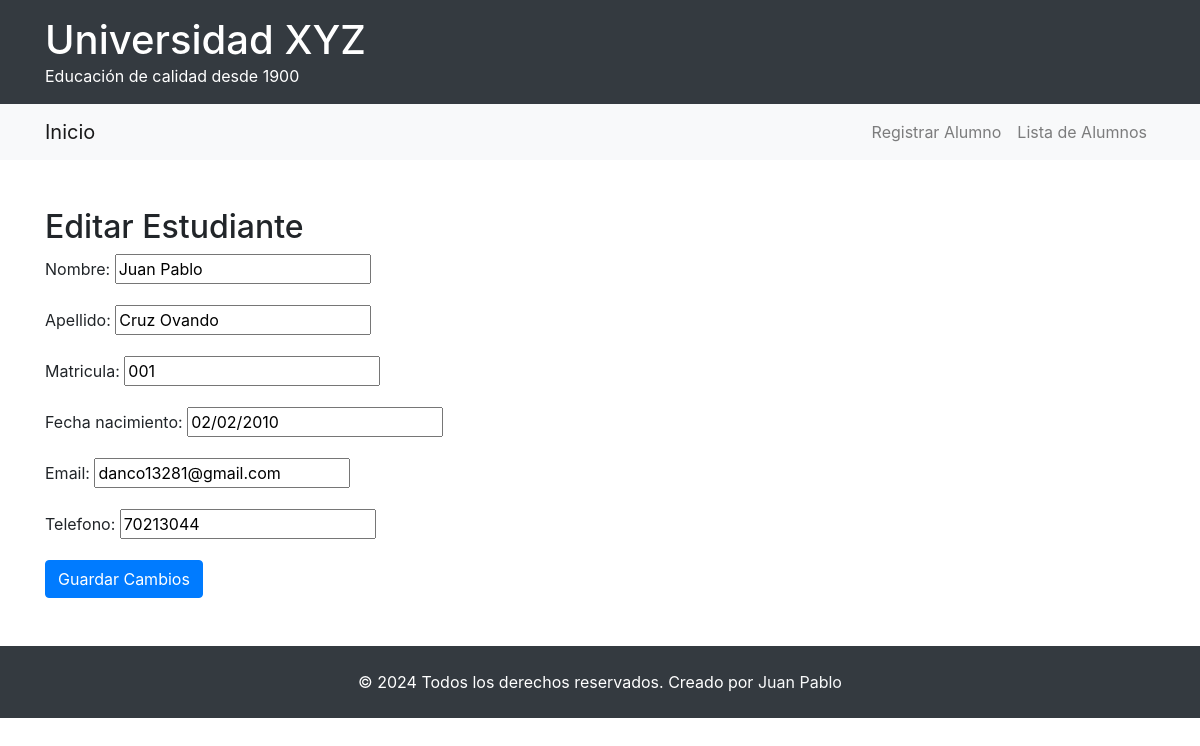
The app's page /estudiantes/editar/3/ with its own data.
### alumnos/models.py (models this page shows, shortened)
class Alumno(models.Model):
    nombre = models.CharField(max_length=100)
    apellido = models.CharField(max_length=100)
    matricula = models.CharField(max_length=12, unique=True)
    fecha_nacimiento = models.DateField()
    email = models.EmailField()
    telefono = models.CharField(max_length=15)

### alumnos/views.py (the view)
# urls.py: path('estudiantes/editar/<int:id>/', views.editar_estudiante, name='editar_estudiante'),  # Editar estudiante existente
def editar_estudiante(request, id):
    estudiante = get_object_or_404(Alumno, id=id)
    if request.method == 'POST':
        form = AlumnoForm(request.POST, instance=estudiante)
        if form.is_valid():
            form.save()
            return redirect('lista_estudiantes')
    else:
        form = AlumnoForm(instance=estudiante)
    return render(request, 'alumnos/editar_estudiante.html', {'form': form})

### alumnos/forms.py
class AlumnoForm(forms.ModelForm):
    class Meta:
        model = Alumno
        fields = ['nombre', 'apellido', 'matricula', 'fecha_nacimiento', 'email', 'telefono']

### alumnos/templates/alumnos/editar_estudiante.html (shortened to what this page needs)
{% extends "base.html" %}
{% block content %}
<h2>Editar Estudiante</h2>
<form method="post">
    {{ form.as_p }}
    <button type="submit" class="btn btn-primary">Guardar Cambios</button>
</form>
{% endblock %}

### records on screen
Alumno: nombre "Juan Pablo", apellido "Cruz Ovando", matricula "001", fecha_nacimiento "02/02/2010", email "danco13281@gmail.com", telefono "70213044"
